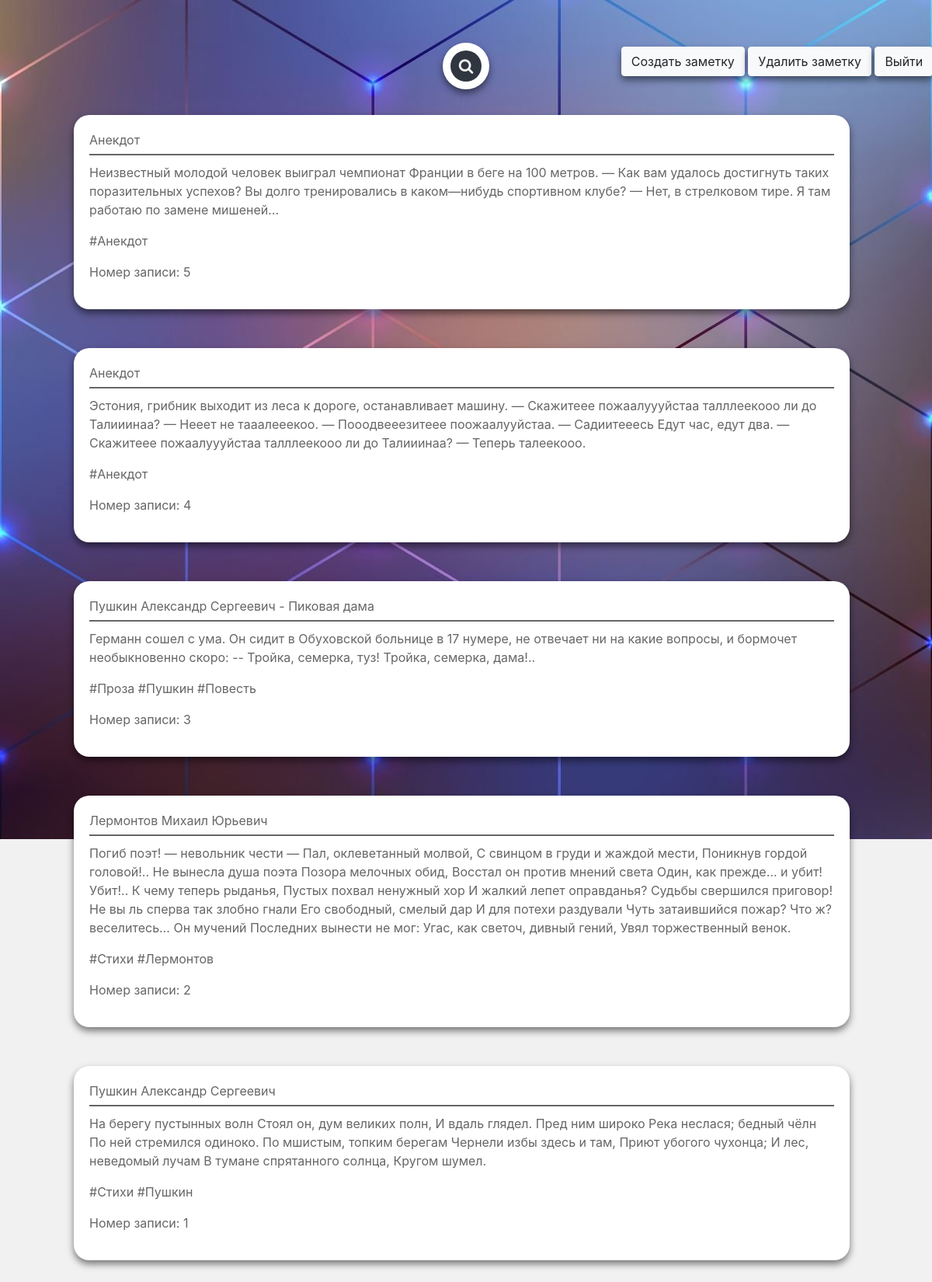
Screenshot of /main_page (signed in) with the database file from the repository.
### data/news.py (models this page shows)
class News(SqlAlchemyBase):
    __tablename__ = 'news'
    id = sqlalchemy.Column(sqlalchemy.Integer,
                           primary_key=True, autoincrement=True)
    title = sqlalchemy.Column(sqlalchemy.String, nullable=True)
    content = sqlalchemy.Column(sqlalchemy.String, nullable=True)
    hashtags = sqlalchemy.Column(sqlalchemy.String, nullable=True)
    created_date = sqlalchemy.Column(sqlalchemy.DateTime,
                                     default=datetime.datetime.now)
    is_private = sqlalchemy.Column(sqlalchemy.Boolean, default=True)
    user_id = sqlalchemy.Column(sqlalchemy.Integer,
                                sqlalchemy.ForeignKey("users.id"))
    user = orm.relationship('User')

### app.py (the view)
@app.route('/main_page', methods=['GET', 'POST'])
def main_page():
    form = Main_page()
    sqlite_connection = sqlite3.connect('db/blogs.db')
    cursor = sqlite_connection.cursor()
    cursor.execute("""SELECT title, content, hashtags from news WHERE user_id=?""", (id_user_password,))
    result = cursor.fetchall()
    find = request.form.get('find')
    nothing_found = ''
    if find == None:
        find = ''
    find = find.split('#')
    del find[0]
    for i in range(len(find)):
        if find[i][-1] == ' ':
            find[i] = find[i][:-1]
    cursor.execute("""SELECT id, hashtags from news WHERE user_id=?""", (id_user_password,))
    records = cursor.fetchall()
    id_to_search = []
    for i in range(len(records)):  # проверяем в каких записях есть введённые хештеги
        flag_for_hashtags = True
        for j in find:
            if j.lower() not in records[i][1].lower():
                flag_for_hashtags = False
                break
        if flag_for_hashtags:
            id_to_search.append(records[i][0])
    result = []
    for i in id_to_search:  # ищем все нужные записи
        cursor.execute("""SELECT title, content, hashtags, id from news WHERE user_id=? AND id=?""",
                       (id_user_password, i))
        records = cursor.fetchall()
        result.append(records[0])
    if id_to_search == []:
        nothing_found = 'Ничего не найдено'
    result.reverse()
    return render_template('main_page.html', records=result, form=form, nothing_found=nothing_found,
                           id_user_password=id_user_password)

### templates/main_page.html (shortened to what this page needs)
{% extends "base.html" %}
{% block content %}
<html>
<head>
</head>
<div>
    <a href="create_a_note">
        <button type="button" class="btn btn-light">Создать заметку</button>
    </a>
    <a href="delete_a_note">
        <button type="button" class="btn btn-light">Удалить заметку</button>
    </a>
    <a href="start_window">
        <button type="button" class="btn btn-light">Выйти</button>
    </a>
</div>
<head>
    <link rel="stylesheet" href="https://cdnjs.cloudflare.com/ajax/libs/font-awesome/4.7.0/css/font-awesome.min.css">
</head>
<form action="" method="post" enctype="multipart/form-data">
    <div class="search-box">
        <link rel="stylesheet" href="static/css/search_style.css">
        <a class="search-btn" type="submit">
            <i class="fa fa-search" name="btn-search" aria-hidden="true"></i>
        </a>
    </div>
</form>
<body>
{% for i in records %}
<div class=box id="div_1" style="color: #666666;
		padding: 20px 20px 20px 20px;">
    <link rel="stylesheet" href="static/css/style.css">
    <p>
        {{i[0]}}
    </p>
    <div id="rectangle" style="position: relative;
    width: 100%;
    top: -10px;
    height: 2px;
    background: #666666;"></div>
    <p>
        {{i[1]}}
    </p>
    <p>
        {{i[2]}}
    </p>
    <p>
        Номер записи: {{i[3]}}
    </p>
</div>
{% endfor %}
</body>
{% endblock %}

### templates/base.html (shortened to what this page needs)
<!doctype html>
<html lang="en">
<head>
    <link rel="stylesheet"
          href="https://stackpath.bootstrapcdn.com/bootstrap/4.4.1/css/bootstrap.min.css"
>
</head>
<body>
<main role="main" class="container">
    {% block content %}{% endblock %}
</main>
</body>
</html>

### static/css/search_style.css (style rules this page uses)
body { margin: 0; padding: 60px 20px 20px 20px;" }
.search-box { position: absolute; top: 5%; left: 50%; transform: translate(-50%, -50%); background: #ffffff; height: 60px; border-radius: 40px; padding: 10px; box-shadow: 0px 5px 10px 0px rgba(0, 0, 0, 0.5); }
.search-btn { color: #e3e3e3; float: right; width: 40px; height: 40px; border-radius: 50%; background: #2f3640; display: flex; justify-content: center; align-items: center; transition: 0.4s; color: white; cursor: pointer; text-decoration:none; }
.search-btn > i { font-size: 20px; }

### static/css/style.css (style rules this page uses)
.box { width: 150px; background: #fff; border-radius: 20px; width: 90%; margin: 50px; box-shadow: 0px 5px 10px 0px rgba(0, 0, 0, 0.5); }

### templates/main_page.html (style rules this page uses)
body { background: #f1f1f1 url(starting_background.jpg); color: #f1f1f1; background-attachment: fixed; background-repeat: repeat-x; }
button { position: relative; top: 3.5%; left: 68%; box-shadow: 0px 5px 10px 0px rgba(0, 0, 0, 0.5); }

### rows the page displays
News: title "Анекдот", content "Неизвестный молодой человек выиграл чемпионат Франции в беге на 100 метров. — Как вам удалось достигнуть таких поразительных успехов? Вы долго тренировались в каком—нибудь спортивном клубе? — Нет, в стрелковом тире. Я там работаю по замене мишеней...", hashtags "#Анекдот", id "5"
News: title "Анекдот", content "Эстония, грибник выходит из леса к дороге, останавливает машину. — Скажитеее пожаалуууйстаа талллеекооо ли до Талииинаа? — Нееет не тааалееекоо. — Пооодвееезитеее поожаалууйстаа. — Садиитееесь Едут час, едут два. — Скажитеее пожаалуууйстаа талллеекооо ли до Талииинаа? — Теперь талеекооо.", hashtags "#Анекдот", id "4"
News: title "Пушкин Александр Сергеевич - Пиковая дама", content "Германн сошел с ума. Он сидит в Обуховской больнице в 17 нумере, не отвечает ни на какие вопросы, и бормочет необыкновенно скоро: -- Тройка, семерка, туз! Тройка, семерка, дама!..", hashtags "#Проза #Пушкин #Повесть", id "3"
News: title "Лермонтов Михаил Юрьевич", content "Погиб поэт! — невольник чести — Пал, оклеветанный молвой, С свинцом в груди и жаждой мести, Поникнув гордой головой!.. Не вынесла душа поэта Позора мелочных обид, Восстал он против мнений света Один, как прежде… и убит! Убит!.. К чему теперь рыданья, Пустых похвал ненужный хор И жалкий лепет оправданья? Судьбы свершился приговор! Не вы ль сперва так злобно гнали Его свободный, смелый дар И для потехи раздували Чуть затаившийся пожар? Что ж? веселитесь… Он мучений Последних вынести не мог: Угас, как светоч, дивный гений, Увял торжественный венок.", hashtags "#Стихи #Лермонтов", id "2"
News: title "Пушкин Александр Сергеевич", content "На берегу пустынных волн Стоял он, дум великих полн, И вдаль глядел. Пред ним широко Река неслася; бедный чёлн По ней стремился одиноко. По мшистым, топким берегам Чернели избы здесь и там, Приют убогого чухонца; И лес, неведомый лучам В тумане спрятанного солнца, Кругом шумел.", hashtags "#Стихи #Пушкин", id "1"
